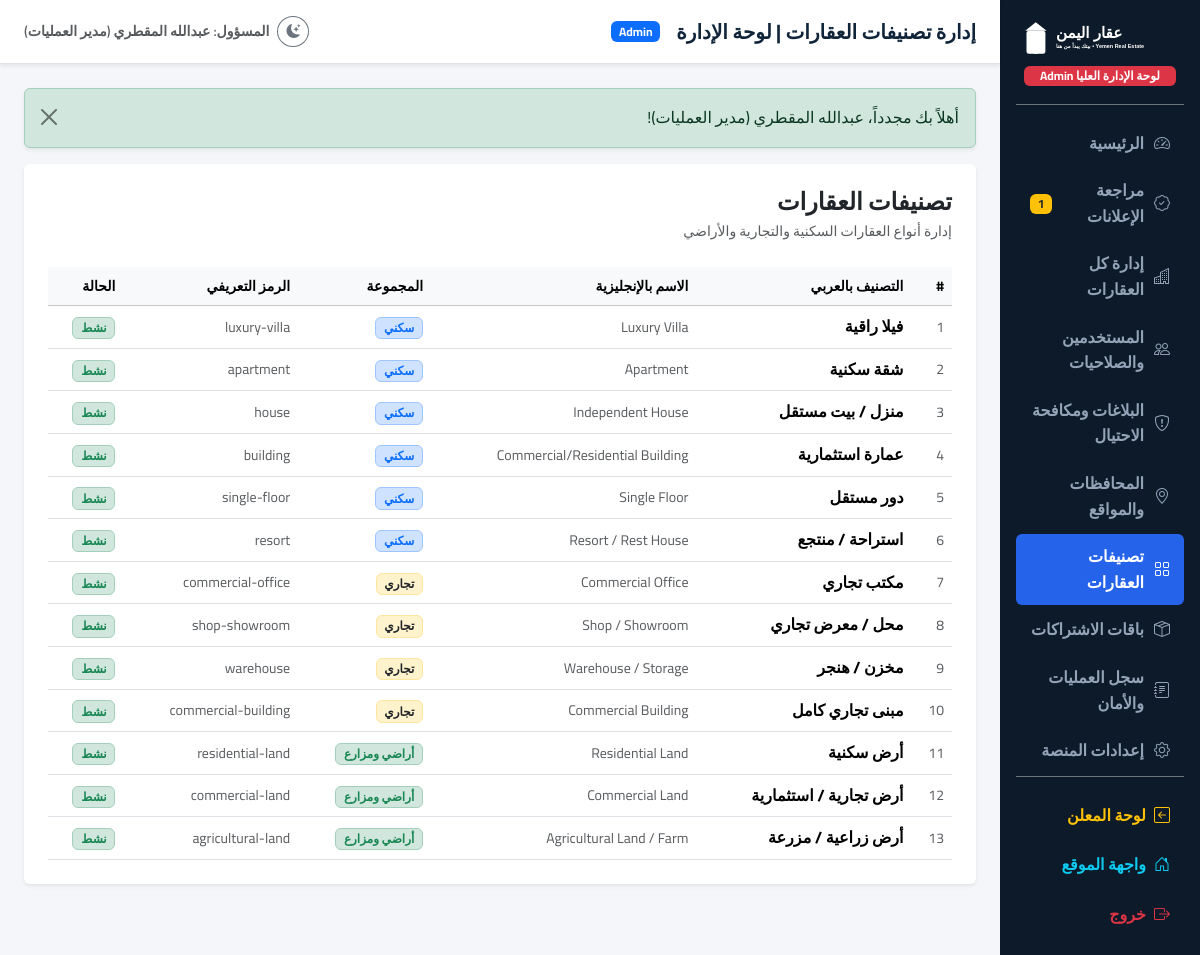
The app's page /admin/categories (signed in) with its own data.
### tables this page shows
CREATE TABLE `property_categories` (
    `id` INT UNSIGNED AUTO_INCREMENT PRIMARY KEY,
    `name_ar` VARCHAR(100) NOT NULL,
    `name_en` VARCHAR(100) NULL,
    `slug` VARCHAR(100) NOT NULL UNIQUE,
    `type_group` ENUM('residential', 'commercial', 'land') NOT NULL DEFAULT 'residential',
    `icon` VARCHAR(50) NULL DEFAULT 'home',
    `is_active` TINYINT(1) NOT NULL DEFAULT 1,
    `sort_order` INT NOT NULL DEFAULT 0,
    `created_at` TIMESTAMP DEFAULT CURRENT_TIMESTAMP
);

### app/Controllers/AdminController.php (called while the page is built, shortened)
<?php
class AdminController
{
    public function categories(): void
    {
        $categories = Category::all('sort_order ASC, id ASC');
        View::render('admin.categories.index', [
            'title' => 'إدارة تصنيفات العقارات | لوحة الإدارة',
            'categories' => $categories
        ], 'admin');
    }
}

### public/index.php (called while the page is built, shortened)
<?php
spl_autoload_register(function ($class) {
    $prefix = 'App\\';
    $base_dir = dirname(__DIR__) . '/app/';
    $len = strlen($prefix);
    $relative_class = substr($class, $len);
    $file = $base_dir . str_replace('\\', '/', $relative_class) . '.php';
});
require_once dirname(__DIR__) . '/routes/web.php';
$uri = $_SERVER['REQUEST_URI'] ?? '/';
$method = $_SERVER['REQUEST_METHOD'] ?? 'GET';
Router::dispatch($uri, $method);

### app/Config/App.php (called while the page is built, shortened)
<?php
class App
{
    private static array $env = [];
    public static function env(string $key, mixed $default = null): mixed
    {
        return self::$env[$key] ?? $_ENV[$key] ?? getenv($key) ?: $default;
    }
}

### app/Config/Database.php (called while the page is built, shortened)
<?php
class Database
{
    private static ?PDO $instance = null;
    public static function connect(): PDO
    {
        if (self::$instance === null) {
            $host = App::env('DB_HOST', '127.0.0.1');
            $port = App::env('DB_PORT', '3306');
            $dbname = App::env('DB_NAME', 'yemen_real_estate');
            $user = App::env('DB_USER', 'root');
            $pass = App::env('DB_PASS', '');
            $dsn = "mysql:host={$host};port={$port};dbname={$dbname};charset=utf8mb4";
            $options = [
                PDO::ATTR_ERRMODE => PDO::ERRMODE_EXCEPTION,
                PDO::ATTR_DEFAULT_FETCH_MODE => PDO::FETCH_ASSOC,
                PDO::ATTR_EMULATE_PREPARES => false,
                PDO::MYSQL_ATTR_INIT_COMMAND => "SET NAMES utf8mb4 COLLATE utf8mb4_unicode_ci"
            ];
            try {
                self::$instance = new PDO($dsn, $user, $pass, $options);
            } catch (PDOException $e) {
                error_log("Database Connection Error: " . $e->getMessage());
                if (App::env('APP_DEBUG', 'false') === 'true') {
                    die("خطأ في الاتصال بقاعدة البيانات: " . htmlspecialchars($e->getMessage()));
                } else {
                    die("نعتذر، حدث خطأ أثناء الاتصال بقاعدة البيانات. يرجى المحاولة لاحقاً.");
                }
            }
        }
        return self::$instance;
    }
}

### app/Models/Model.php (called while the page is built, shortened)
<?php
abstract class Model
{
    protected static string $table = '';
    public static function db(): PDO
    {
        return Database::connect();
    }
    public static function all(string $orderBy = 'id DESC'): array
    {
        $sql = "SELECT * FROM `" . static::$table . "` ORDER BY {$orderBy}";
        $stmt = self::db()->query($sql);
        return $stmt->fetchAll();
    }
}

### resources/views/admin/categories/index.php (the view, shortened to what this page needs)
<div class="card border-0 shadow-sm p-4">
    <div class="d-flex justify-content-between align-items-center mb-4">
        <div>
            <h4 class="fw-bold mb-1">تصنيفات العقارات</h4>
            <div class="text-muted small">إدارة أنواع العقارات السكنية والتجارية والأراضي</div>
        </div>
    </div>
    <div class="table-responsive">
        <table class="table table-hover align-middle mb-0">
            <thead class="table-light small">
                <tr>
                    <th>#</th>
                    <th>التصنيف بالعربي</th>
                    <th>الاسم بالإنجليزية</th>
                    <th>المجموعة</th>
                    <th>الرمز التعريفي</th>
                    <th>الحالة</th>
                </tr>
            </thead>
            <tbody>
                <?php foreach ($categories as $cat): ?>
                    <tr>
                        <td class="small text-muted"><?= $cat['id'] ?></td>
                        <td class="fw-bold text-navy"><?= htmlspecialchars($cat['name_ar']) ?></td>
                        <td class="small text-muted" dir="ltr"><?= htmlspecialchars($cat['name_en'] ?? '') ?></td>
                        <td>
                            <span class="badge <?= match($cat['type_group']) {
                                'residential' => 'bg-primary-subtle text-primary border border-primary-subtle',
                                'commercial' => 'bg-warning-subtle text-dark border border-warning-subtle',
                                'land' => 'bg-success-subtle text-success border border-success-subtle',
                                default => 'bg-light text-dark'
                            } ?> small">
                                <?= match($cat['type_group']) {
                                    'residential' => 'سكني',
                                    'commercial' => 'تجاري',
                                    'land' => 'أراضي ومزارع',
                                    default => $cat['type_group']
                                } ?>
                            </span>
                        </td>
                        <td class="small text-muted" dir="ltr"><?= htmlspecialchars($cat['slug']) ?></td>
                        <td>
                            <span class="badge bg-success-subtle text-success border border-success-subtle small">نشط</span>
                        </td>
                    </tr>
                <?php endforeach; ?>
            </tbody>
        </table>
    </div>
</div>

### routes/web.php (shortened to what this page needs)
<?php
class Router
{
    private static array $routes = [];
    public static function get(string $path, array $handler, array $middlewares = []): void
    {
        self::$routes['GET'][$path] = ['handler' => $handler, 'middlewares' => $middlewares];
    }
    public static function post(string $path, array $handler, array $middlewares = []): void
    {
        if (!in_array(CsrfMiddleware::class, $middlewares, true)) {
            array_unshift($middlewares, CsrfMiddleware::class);
        }
        self::$routes['POST'][$path] = ['handler' => $handler, 'middlewares' => $middlewares];
    }
    public static function dispatch(string $uri, string $method): void
    {
        $path = parse_url($uri, PHP_URL_PATH);
        $path = '/' . trim($path, '/');
        $routesForMethod = self::$routes[$method] ?? [];
        foreach ($routesForMethod as $routePattern => $routeInfo) {
            $regex = preg_replace('/\{([a-zA-Z0-9_]+)\}/', '(?P<$1>[^/]+)', $routePattern);
            $regex = '#^' . $regex . '$#u';
            if (preg_match($regex, $path, $matches)) {
                $params = array_filter($matches, 'is_string', ARRAY_FILTER_USE_KEY);
                [$controllerClass, $action] = $routeInfo['handler'];
                $controller = new $controllerClass();
                call_user_func_array([$controller, $action], $params);
                return;
            }
        }
    }
}

### public/assets/css/custom.css (style rules this page uses)
:root { --navy-dark: #10243A; --navy-light: #1A3450; --blue-primary: #2563EB; --blue-hover: #1D4ED8; --blue-light: #EAF2FF; --gold: #C8A96B; --gold-light: #F7F3E9; --white: #FFFFFF; --gray-bg: #F4F6FA; --gray-border: #E2E8F0; --gray-text: #64748B; --gray-dark: #334155; --success: #10B981; --danger: #EF4444; --warning: #F59E0B; --info: #06B6D4; --card-shadow: 0 4px 20px -2px rgba(16, 36, 58, 0.08); --card-hover-shadow: 0 12px 30px -4px rgba(16, 36, 58, 0.16); --radius-sm: 8px; --radius-md: 14px; --radius-lg: 20px; --transition: all 0.25s ease-in-out; }
body { font-family: 'Cairo', 'Tajawal', sans-serif; background-color: var(--gray-bg); color: var(--navy-dark); direction: rtl; text-align: right; line-height: 1.6; overflow-x: hidden; }
h1, h2, h3, h4, h5, h6 { font-weight: 700; color: inherit; }

### records on screen
property_categories: id "1", name_ar "فيلا راقية", name_en "Luxury Villa", type_group "سكني", slug "luxury-villa"
property_categories: id "2", name_ar "شقة سكنية", name_en "Apartment", type_group "سكني", slug "apartment"
property_categories: id "3", name_ar "منزل / بيت مستقل", name_en "Independent House", type_group "سكني", slug "house"
property_categories: id "4", name_ar "عمارة استثمارية", name_en "Commercial/Residential Building", type_group "سكني", slug "building"
property_categories: id "5", name_ar "دور مستقل", name_en "Single Floor", type_group "سكني", slug "single-floor"
property_categories: id "6", name_ar "استراحة / منتجع", name_en "Resort / Rest House", type_group "سكني", slug "resort"
property_categories: id "7", name_ar "مكتب تجاري", name_en "Commercial Office", type_group "تجاري", slug "commercial-office"
property_categories: id "8", name_ar "محل / معرض تجاري", name_en "Shop / Showroom", type_group "تجاري", slug "shop-showroom"
property_categories: id "9", name_ar "مخزن / هنجر", name_en "Warehouse / Storage", type_group "تجاري", slug "warehouse"
property_categories: id "10", name_ar "مبنى تجاري كامل", name_en "Commercial Building", type_group "تجاري", slug "commercial-building"
property_categories: id "11", name_ar "أرض سكنية", name_en "Residential Land", type_group "أراضي ومزارع", slug "residential-land"
property_categories: id "12", name_ar "أرض تجارية / استثمارية", name_en "Commercial Land", type_group "أراضي ومزارع", slug "commercial-land"
property_categories: id "13", name_ar "أرض زراعية / مزرعة", name_en "Agricultural Land / Farm", type_group "أراضي ومزارع", slug "agricultural-land"

### other values on screen
$pendingCount "1"
Session::getFlash($msgType) "أهلاً بك مجدداً، عبدالله المقطري (مدير العمليات)!"
